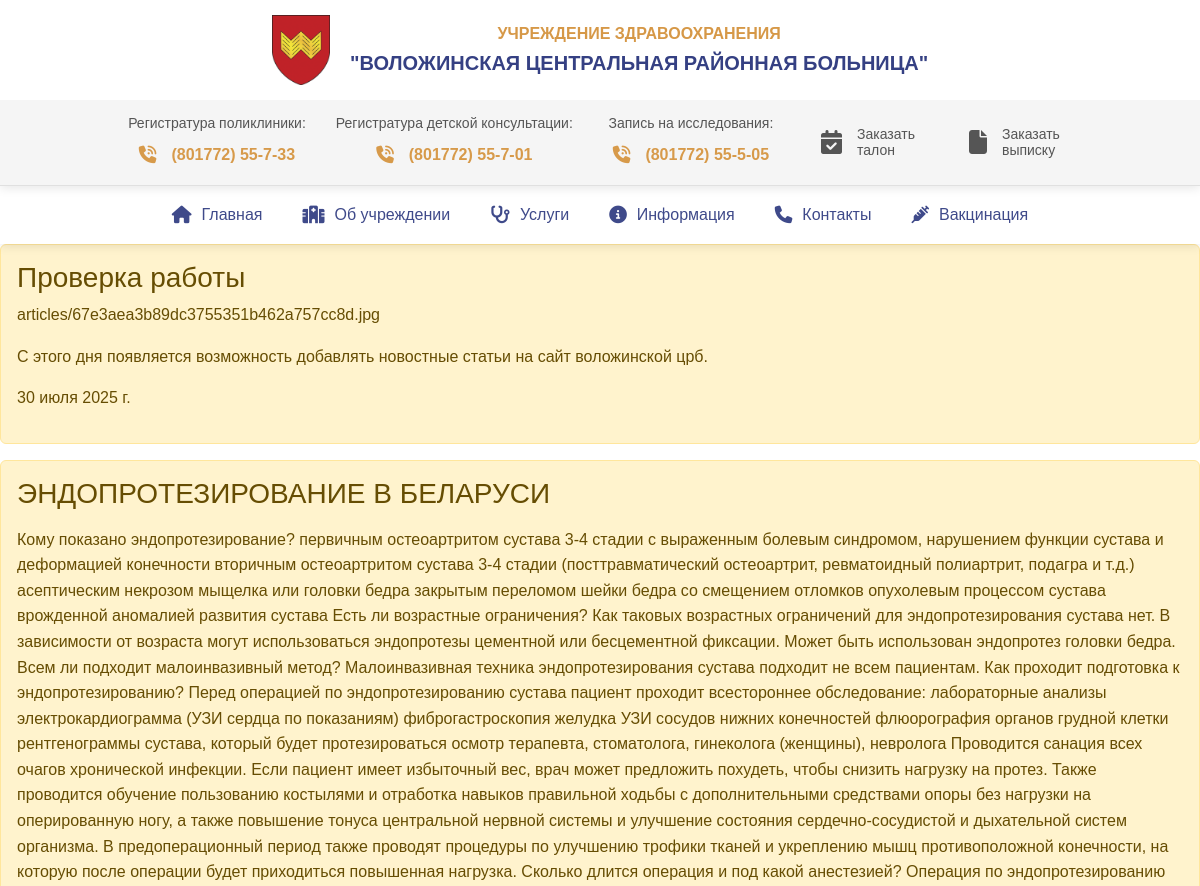
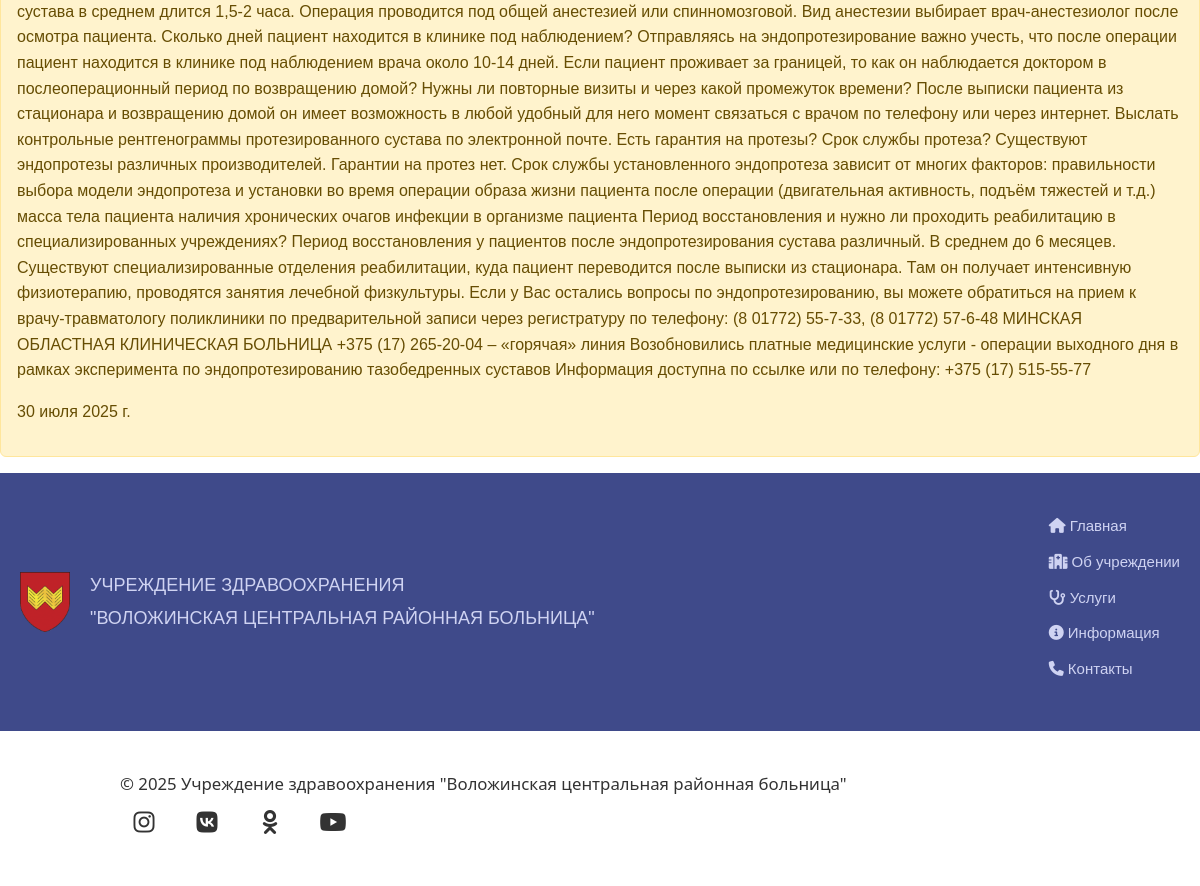
Page /news/ on the committed database (2 pictures, top to bottom).
### news/models.py (models this page shows, shortened)
class Articles(models.Model):
    title = models.CharField('Название', max_length=50,
                             default='Внеочередное новостное событие')
    img = models.ImageField(
        'Изображение', upload_to='articles/', blank=True, null=True)
    full_text = models.TextField('Статья')
    date = models.DateField('Дата публикации')
    class Meta:
        verbose_name = 'Новость'
        verbose_name_plural = 'Новости'

### news/views.py (the view)
# urls.py: path('', views.news_home, name='news_home'),
def news_home(request):
    news = Articles.objects.order_by('-date')
    return render(request, 'news/news_home.html', {'news': news})

### news/templates/news/news_home.html (shortened to what this page needs)
{% extends 'main/layout.html' %}
{% block content %}
  {% if news %}
    {% for el in news %}
      <div class="alert alert-warning">
        <h3>{{  el.title }}</h3>
        <p>{{  el.img }}</p>
        <p>{{  el.full_text }}</p>
        <p>{{  el.date }}</p>
      </div>
    {% endfor %}
  {% else %}
      <p>У вас нет записей!</p>
  {% endif %}
{% endblock %}

### main/static/main/css/layout.css (style rules this page uses)
body { margin: 0; padding: 0; font-family: 'Arial', sans-serif; color: #333; line-height: 1.6; }

### rows in the picture
Articles: title "Проверка работы", img "articles/67e3aea3b89dc3755351b462a757cc8d.jpg", full_text "С этого дня появляется возможность добавлять новостные статьи на сайт воложинской црб.", date "30 июля 2025 г."
Articles: title "ЭНДОПРОТЕЗИРОВАНИЕ В БЕЛАРУСИ", full_text "Кому показано эндопротезирование? первичным остеоартритом сустава 3-4 стадии с выраженным болевым синдромом, нарушением функции сустава и деформацией конечности вторичным остеоартритом сустава 3-4 стадии (посттравматический остеоартрит, ревматоидный полиартрит, подагра и т.д.) асептическим некрозом мыщелка или головки бедра закрытым переломом шейки бедра со смещением отломков опухолевым процессом сустава врожденной аномалией развития сустава Есть ли возрастные ограничения? Как таковых возрастных ограничений для эндопротезирования сустава нет. В зависимости от возраста могут использоваться эндопротезы цементной или бесцементной фиксации. Может быть использован эндопротез головки бедра. Всем…", date "30 июля 2025 г."
